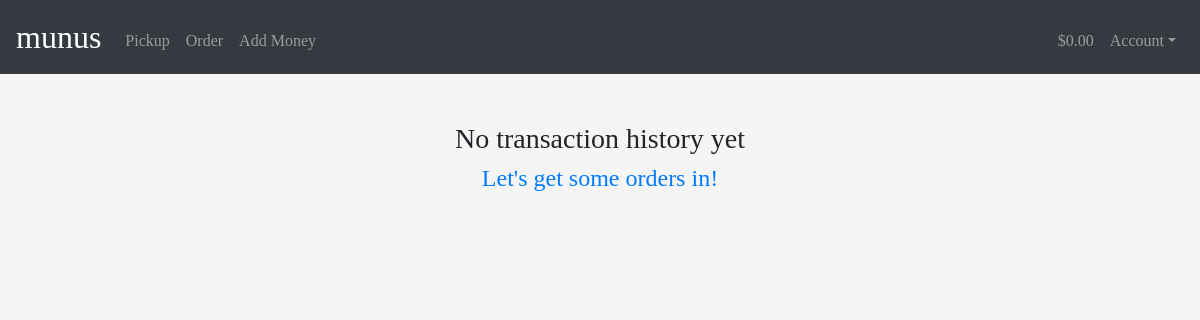
Page /history (signed in) on the earlier database version.
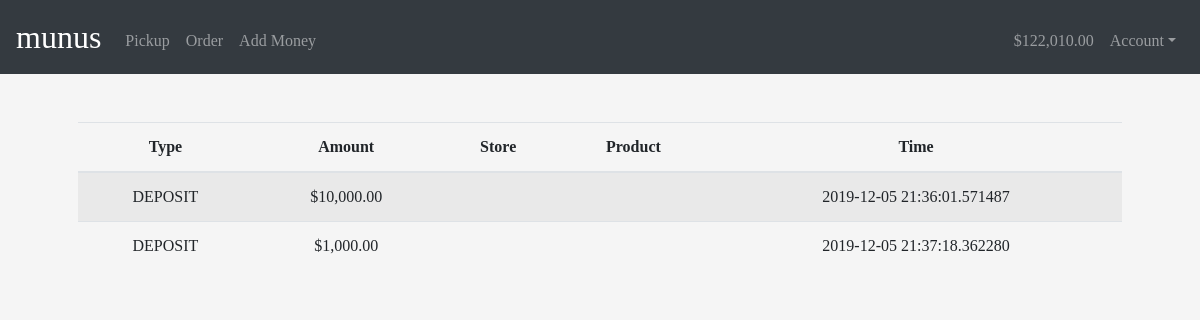
Same page on the later database version.
### tables this page shows
CREATE TABLE history(user_id INTEGER, type TEXT, product_id INTEGER, amount INTEGER, timestamp TIME);

### app.py (the view)
@app.route("/history")
@login_required
def history():
    statement = "SELECT type, product_id, amount, timestamp FROM history WHERE user_id={0}".format(session["user_id"])
    rows = db.execute(statement).fetchall()
    print("****************")
    print(rows)
    returns = []
    for row in rows:
        ret = [] # type, amt, store, productname
        ret.append(row[0].upper())
        ret.append('$'+format(row[2], ',.2f'))
        if row[0] not in ['deposit', 'withdrawal']:
            statement = "SELECT store FROM products WHERE id = {0}".format(row[1])
            ret.append(db.execute(statement).fetchone()[0])
            statement = "SELECT name FROM products WHERE id = {0}".format(row[1])
            ret.append(db.execute(statement).fetchone()[0])
        else:
            ret.append('')
            ret.append('')
        ret.append(row[3])
        returns.append(ret)
    print(len(returns))
    if len(returns) == 0:
        return render_template("history.html", rows = 0, balance = session['balance'])
    return render_template("history.html", rows=returns, balance=session['balance'])

### app.py (called while the page is built)
@app.after_request
def after_request(response):
    response.headers["Cache-Control"] = "no-cache, no-store, must-revalidate"
    response.headers["Expires"] = 0
    response.headers["Pragma"] = "no-cache"
    return response

### helpers.py (called while the page is built)
def login_required(f):
    @wraps(f)
    def decorated_function(*args, **kwargs):
        if session.get("user_id") is None:
            return redirect("/login")
        return f(*args, **kwargs)
    return decorated_function

### templates/history.html (shortened to what this page needs)
{% extends "layout.html" %}
{% block main %}
{% if rows != 0 %}
      <table class="table table-striped">
          <thead>
              <tr>
                  <b><th>Type</th></b>
                  <th>Amount</th>
                  <th>Store</th>
                  <th>Product</th>
                  <th>Time</th>
              </tr>
          </thead>
          <tbody>
              {% for row in rows %}
                  <tr>
                      <td>{{row[0]}}</td>
                      <td>{{row[1]}}</td>
                      <td>{{row[2]}}</td>
                      <td>{{row[3]}}</td>
                      <td>{{row[4]}}</td>
                  </tr>
              {% endfor %}
          </tbody>
      </table>
  {% else %}
      <h3>No transaction history yet</h3>
      <h4><a href = '/add'>Let's get some orders in!</a></h4>
  {% endif %}
{% endblock %}

### templates/layout.html (shortened to what this page needs)
<!DOCTYPE html>
<html lang="en">
    <head>
        <link href="https://maxcdn.bootstrapcdn.com/bootstrap/4.1.3/css/bootstrap.min.css" rel="stylesheet">
        <link href="/static/styles.css" rel="stylesheet">
    </head>
    <body>
        <nav class="navbar navbar-expand-md navbar-dark bg-dark">
            <a class="navbar-brand" href="/">munus</a>
            <div class="collapse navbar-collapse" id="navbar">
                {% if session.user_id %}
                    <ul class="navbar-nav mr-auto mt-2">
                        <li class="nav-item"><a class="nav-link" href="/pickup">Pickup</a></li>
                        <li class="nav-item"><a class="nav-link" href="/catalogue">Order</a></li>
                        <li class="nav-item"><a class="nav-link" href="/add">Add Money</a></li>
                    </ul>
                    <ul class="navbar-nav ml-auto mt-2">
                        <li class="nav-item"><a class="nav-link" href="/add">{{balance}}</a></li>
                        <li class="nav-item dropdown">
                          <a class="nav-link dropdown-toggle" href="/" id="navbarDropdown" role="button" data-toggle="dropdown" aria-haspopup="true" aria-expanded="false">
                            Account</a>
                        </li>
                    </ul>
                {% else %}
                    <ul class="navbar-nav ml-auto mt-2">
                        <li class="nav-item"><a class="nav-link" href="/register">Register</a></li>
                        <li class="nav-item"><a class="nav-link" href="/login">Log In</a></li>
                    </ul>
                {% endif %}
            </div>
        </nav>
        <main class="container p-5">
            {% block main %}{% endblock %}
        </main>
    </body>
</html>

### static/styles.css (style rules this page uses)
body { background-color: whitesmoke; font-family: "Georgia", Times, serif; }
nav .navbar-brand { font-size: xx-large; }
main { overflow-x: auto; text-align: center; }

Differences in the rows shown:
now on this page (row edited): history: type "DEPOSIT", amount "$10,000.00", timestamp "2019-12-05 21:36:01.571487"
now on this page (row edited): history: type "DEPOSIT", amount "$1,000.00", timestamp "2019-12-05 21:37:18.362280"
Other differences:
{{ balance }}: "$0.00" → "$122,010.00"
text no longer shown: "No transaction history yet Let's get some orders in!"
text now shown: "Type Amount Store Product Time"
